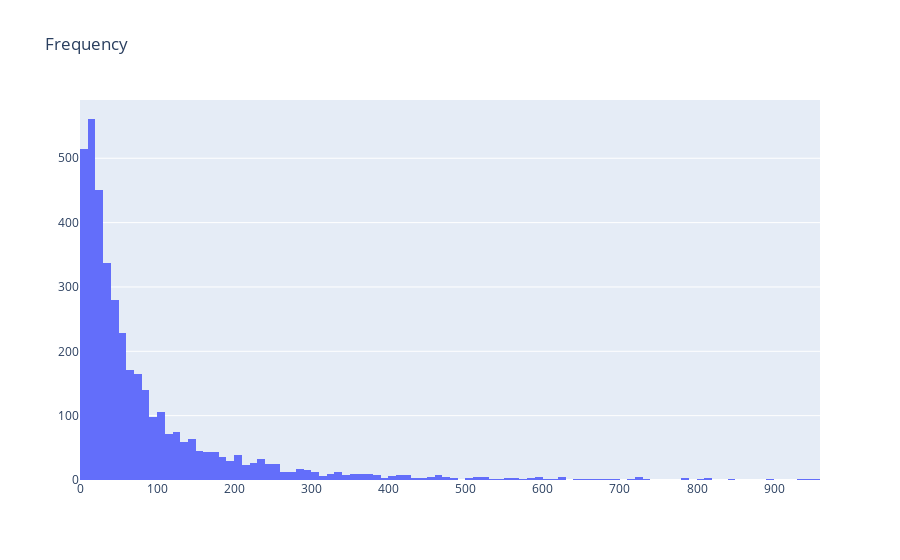

This figure's notebook cell:
### Code cell
#plot the histogram

plot_data = [
    go.Histogram(
        x=tx_user.query('Frequency < 1000')['Frequency']
    )
]

plot_layout = go.Layout(
        title='Frequency'
    )
fig = go.Figure(data=plot_data, layout=plot_layout)
pyoff.iplot(fig)

### Figure 1 — Plotly figure (JSON) as saved in the notebook; plotly's stock layout.template omitted (floating-point values rounded to 4 significant figures; data arrays with more than 128 entries replaced by an {"elided": "..."} marker saying what was removed)
{"data": [{"type": "histogram", "x": {"elided": "3951 int values"}}], "layout": {"title": {"text": "Frequency"}}}
